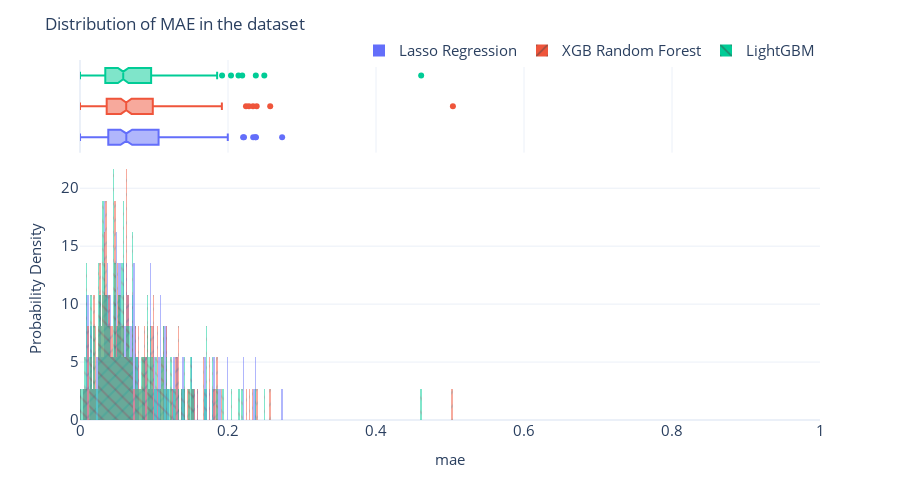

The notebook cell this image was saved under:
### Markdown cell above
## Visualization

### Code cell
fig = px.histogram(metrics_df,
                   x="MAE",
                   color=metrics_df["Algorithm"],
                   pattern_shape=metrics_df["Algorithm"],
                   marginal="box",
                   nbins=500,
                   barmode="overlay",
                   histnorm="probability density")
fig = format_plot(fig, xlabel="mae", ylabel="Probability Density")
fig.update_layout(title="Distribution of MAE in the dataset", xaxis_range=[0,1])
fig.write_image(dst_img/"ml_mae_dist.png")
fig.show()

### Figure 1 — Plotly figure (JSON) as saved in the notebook; plotly's stock layout.template omitted (floating-point values rounded to 4 significant figures; data arrays with more than 128 entries replaced by an {"elided": "..."} marker saying what was removed)
{"data": [{"bingroup": "x", "histnorm": "probability density", "hovertemplate": "Algorithm=Lasso Regression<br>MAE=%{x}<br>probability density=%{y}<extra></extra>", "legendgroup": "Lasso Regression", "marker": {"color": "#636efa", "opacity": 0.5, "pattern": {"shape": ""}}, "name": "Lasso Regression", "nbinsx": 500, "orientation": "v", "showlegend": true, "type": "histogram", "x": {"elided": "185 float values"}, "xaxis": "x", "yaxis": "y"}, {"hovertemplate": "Algorithm=Lasso Regression<br>MAE=%{x}<extra></extra>", "legendgroup": "Lasso Regression", "marker": {"color": "#636efa"}, "name": "Lasso Regression", "notched": true, "showlegend": false, "type": "box", "x": {"elided": "185 float values"}, "xaxis": "x2", "yaxis": "y2"}, {"bingroup": "x", "histnorm": "probability density", "hovertemplate": "Algorithm=XGB Random Forest<br>MAE=%{x}<br>probability density=%{y}<extra></extra>", "legendgroup": "XGB Random Forest", "marker": {"color": "#EF553B", "opacity": 0.5, "pattern": {"shape": "/"}}, "name": "XGB Random Forest", "nbinsx": 500, "orientation": "v", "showlegend": true, "type": "histogram", "x": {"elided": "185 float values"}, "xaxis": "x", "yaxis": "y"}, {"hovertemplate": "Algorithm=XGB Random Forest<br>MAE=%{x}<extra></extra>", "legendgroup": "XGB Random Forest", "marker": {"color": "#EF553B"}, "name": "XGB Random Forest", "notched": true, "showlegend": false, "type": "box", "x": {"elided": "185 float values"}, "xaxis": "x2", "yaxis": "y2"}, {"bingroup": "x", "histnorm": "probability density", "hovertemplate": "Algorithm=LightGBM<br>MAE=%{x}<br>probability density=%{y}<extra></extra>", "legendgroup": "LightGBM", "marker": {"color": "#00cc96", "opacity": 0.5, "pattern": {"shape": "\\"}}, "name": "LightGBM", "nbinsx": 500, "orientation": "v", "showlegend": true, "type": "histogram", "x": {"elided": "185 float values"}, "xaxis": "x", "yaxis": "y"}, {"hovertemplate": "Algorithm=LightGBM<br>MAE=%{x}<extra></extra>", "legendgroup": "LightGBM", "marker": {"color": "#00cc96"}, "name": "LightGBM", "notched": true, "showlegend": false, "type": "box", "x": {"elided": "185 float values"}, "xaxis": "x2", "yaxis": "y2"}], "layout": {"autosize": false, "barmode": "overlay", "height": 500, "legend": {"font": {"size": 15}, "orientation": "h", "title": {}, "tracegroupgap": 0, "x": 1, "xanchor": "right", "y": 0.98, "yanchor": "bottom"}, "margin": {"t": 60}, "title": {"text": "Distribution of MAE in the dataset"}, "width": 900, "xaxis": {"anchor": "y", "domain": [0, 1], "range": [0, 1], "tickfont": {"size": 15}, "title": {"font": {"size": 15}, "text": "mae"}}, "xaxis2": {"anchor": "y2", "domain": [0, 1], "matches": "x", "showgrid": true, "showticklabels": false}, "yaxis": {"anchor": "x", "domain": [0, 0.7326], "tickfont": {"size": 15}, "title": {"font": {"size": 15}, "text": "Probability Density"}}, "yaxis2": {"anchor": "x2", "domain": [0.7426, 1], "matches": "y2", "showgrid": false, "showline": false, "showticklabels": false, "ticks": ""}}}
